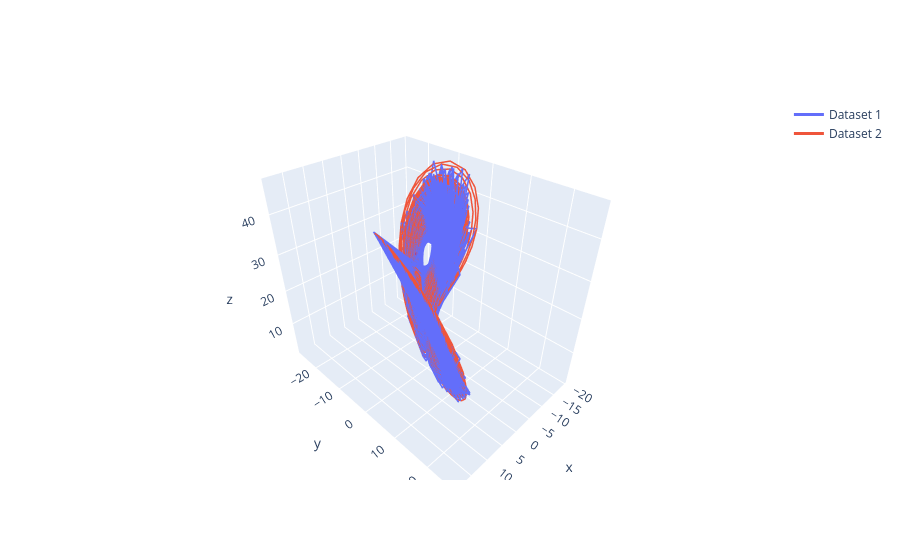

Write notebook code for a chart like this one.
### Code cell
viz.compare_plot([dataset[1][1], dataset[15][1]])

### Figure 1 — Plotly figure (JSON) as saved in the notebook; plotly's stock layout.template omitted (floating-point values rounded to 4 significant figures; data arrays with more than 128 entries replaced by an {"elided": "..."} marker saying what was removed)
{"data": [{"line": {"color": "#636EFA", "width": 3}, "mode": "lines", "name": "Dataset 1", "type": "scatter3d", "x": {"elided": "10000 float values"}, "y": {"elided": "10000 float values"}, "z": {"elided": "10000 float values"}}, {"marker": {"color": "limegreen", "size": 2}, "mode": "markers", "name": "", "showlegend": false, "type": "scatter3d", "x": [-9.787], "y": [-15.04], "z": [20.53]}, {"marker": {"color": "crimson", "size": 2}, "mode": "markers", "name": "", "showlegend": false, "type": "scatter3d", "x": [-9.958], "y": [-13.52], "z": [23.83]}, {"line": {"color": "#EF553B", "width": 3}, "mode": "lines", "name": "Dataset 2", "type": "scatter3d", "x": {"elided": "10000 float values"}, "y": {"elided": "10000 float values"}, "z": {"elided": "10000 float values"}}, {"marker": {"color": "limegreen", "size": 2}, "mode": "markers", "name": "", "showlegend": false, "type": "scatter3d", "x": [-9.787], "y": [-15.04], "z": [20.53]}, {"marker": {"color": "crimson", "size": 2}, "mode": "markers", "name": "", "showlegend": false, "type": "scatter3d", "x": [-11.33], "y": [-0.1612], "z": [40.07]}], "layout": {}}
